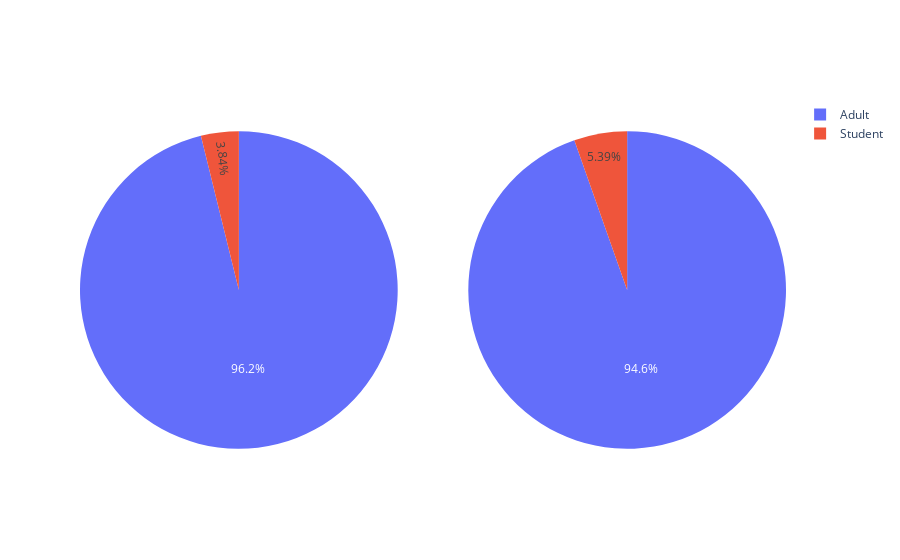

The notebook cell this image was saved under:
### Code cell
fig = make_subplots(rows=1, cols=2, specs=[[{"type":"pie"}, {"type":"pie"}]])

fig1 = go.Pie(values=[Student_before, Adult_before], labels=['Student','Adult'], name='Pie Chart of Before Open')
fig2 = go.Pie(values=[Student_after, Adult_after], labels=['Student','Adult'], name='Pie Chart of After Open')


fig.add_trace(fig1, row=1, col=1)
fig.add_trace(fig2, row=1, col=2)

plotly.offline.plot(fig, filename='SubplotPie.html')

fig.show()

### Figure 1 — Plotly figure (JSON) as saved in the notebook; plotly's stock layout.template omitted (floating-point values rounded to 4 significant figures)
{"data": [{"domain": {"x": [0, 0.45], "y": [0, 1]}, "labels": ["Student", "Adult"], "name": "Pie Chart of Before Open", "type": "pie", "values": [34, 851]}, {"domain": {"x": [0.55, 1], "y": [0, 1]}, "labels": ["Student", "Adult"], "name": "Pie Chart of After Open", "type": "pie", "values": [110, 1929]}], "layout": {}}
